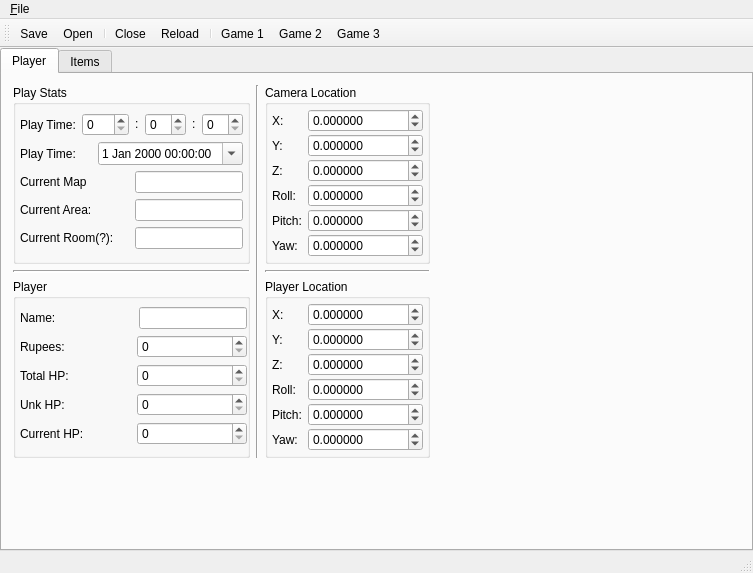
<?xml version="1.0" encoding="UTF-8"?>
<ui version="4.0">
 <class>MainWindow</class>
 <widget class="QMainWindow" name="MainWindow">
  <property name="geometry">
   <rect>
    <x>0</x>
    <y>0</y>
    <width>753</width>
    <height>573</height>
   </rect>
  </property>
  <property name="windowTitle">
   <string>WiiKing2 Editor</string>
  </property>
  <widget class="QWidget" name="centralWidget">
   <layout class="QHBoxLayout" name="horizontalLayout_6">
    <property name="spacing">
     <number>1</number>
    </property>
    <property name="margin">
     <number>0</number>
    </property>
    <item>
     <widget class="QTabWidget" name="tabWidget">
      <property name="currentIndex">
       <number>0</number>
      </property>
      <widget class="QWidget" name="tab">
       <attribute name="title">
        <string>Player</string>
       </attribute>
       <layout class="QVBoxLayout" name="verticalLayout_7">
        <item>
         <layout class="QHBoxLayout" name="horizontalLayout_3">
          <item>
           <layout class="QVBoxLayout" name="verticalLayout_5">
            <item>
             <widget class="QGroupBox" name="playInfoGroup">
              <property name="title">
               <string>Play Stats</string>
              </property>
              <layout class="QVBoxLayout" name="verticalLayout_4">
               <property name="spacing">
                <number>2</number>
               </property>
               <property name="margin">
                <number>4</number>
               </property>
               <item>
                <layout class="QHBoxLayout" name="playTimeLayout">
                 <item>
                  <widget class="QLabel" name="playTimeLabel">
                   <property name="text">
                    <string>Play Time:</string>
                   </property>
                  </widget>
                 </item>
                 <item>
                  <widget class="QSpinBox" name="playHoursSpinBox">
                   <property name="maximum">
                    <number>999</number>
                   </property>
                  </widget>
                 </item>
                 <item>
                  <widget class="QLabel" name="playSepLabel">
                   <property name="sizePolicy">
                    <sizepolicy hsizetype="Fixed" vsizetype="Fixed">
                     <horstretch>0</horstretch>
                     <verstretch>0</verstretch>
                    </sizepolicy>
                   </property>
                   <property name="maximumSize">
                    <size>
                     <width>4</width>
                     <height>16777215</height>
                    </size>
                   </property>
                   <property name="lineWidth">
                    <number>1</number>
                   </property>
                   <property name="text">
                    <string>:</string>
                   </property>
                  </widget>
                 </item>
                 <item>
                  <widget class="QSpinBox" name="playMinutesSpinBox">
                   <property name="maximum">
                    <number>60</number>
                   </property>
                  </widget>
                 </item>
                 <item>
                  <widget class="QLabel" name="label">
                   <property name="sizePolicy">
                    <sizepolicy hsizetype="Fixed" vsizetype="Fixed">
                     <horstretch>0</horstretch>
                     <verstretch>0</verstretch>
                    </sizepolicy>
                   </property>
                   <property name="maximumSize">
                    <size>
                     <width>4</width>
                     <height>16777215</height>
                    </size>
                   </property>
                   <property name="text">
                    <string>:</string>
                   </property>
                  </widget>
                 </item>
                 <item>
                  <widget class="QSpinBox" name="playSecondsSpinBox">
                   <property name="maximum">
                    <number>60</number>
                   </property>
                  </widget>
                 </item>
                </layout>
               </item>
               <item>
                <layout class="QHBoxLayout" name="saveTimeLayout">
                 <item>
                  <widget class="QLabel" name="saveTimeLabel">
                   <property name="text">
                    <string>Play Time:</string>
                   </property>
                  </widget>
                 </item>
                 <item>
                  <widget class="QDateTimeEdit" name="saveTimeEdit">
                   <property name="dateTime">
                    <datetime>
                     <hour>0</hour>
                     <minute>0</minute>
                     <second>0</second>
                     <year>2000</year>
                     <month>1</month>
                     <day>1</day>
                    </datetime>
                   </property>
                   <property name="minimumDate">
                    <date>
                     <year>2000</year>
                     <month>1</month>
                     <day>1</day>
                    </date>
                   </property>
                   <property name="calendarPopup">
                    <bool>true</bool>
                   </property>
                  </widget>
                 </item>
                </layout>
               </item>
               <item>
                <layout class="QHBoxLayout" name="curMapLayout">
                 <item>
                  <widget class="QLabel" name="curMapLabel">
                   <property name="text">
                    <string>Current Map</string>
                   </property>
                  </widget>
                 </item>
                 <item>
                  <widget class="QLineEdit" name="curMapLineEdit">
                   <property name="sizePolicy">
                    <sizepolicy hsizetype="Fixed" vsizetype="Fixed">
                     <horstretch>0</horstretch>
                     <verstretch>0</verstretch>
                    </sizepolicy>
                   </property>
                  </widget>
                 </item>
                </layout>
               </item>
               <item>
                <layout class="QHBoxLayout" name="curAreaLayout">
                 <item>
                  <widget class="QLabel" name="curAreaLabel">
                   <property name="text">
                    <string>Current Area:</string>
                   </property>
                  </widget>
                 </item>
                 <item>
                  <widget class="QLineEdit" name="curAreaLineEdit">
                   <property name="sizePolicy">
                    <sizepolicy hsizetype="Fixed" vsizetype="Fixed">
                     <horstretch>0</horstretch>
                     <verstretch>0</verstretch>
                    </sizepolicy>
                   </property>
                  </widget>
                 </item>
                </layout>
               </item>
               <item>
                <layout class="QHBoxLayout" name="curRoomLayout">
                 <item>
                  <widget class="QLabel" name="curRoomLabel">
                   <property name="text">
                    <string>Current Room(?):</string>
                   </property>
                  </widget>
                 </item>
                 <item>
                  <widget class="QLineEdit" name="curRoomLineEdit">
                   <property name="sizePolicy">
                    <sizepolicy hsizetype="Fixed" vsizetype="Fixed">
                     <horstretch>0</horstretch>
                     <verstretch>0</verstretch>
                    </sizepolicy>
                   </property>
                  </widget>
                 </item>
                </layout>
               </item>
              </layout>
              <zorder></zorder>
              <zorder></zorder>
             </widget>
            </item>
            <item>
             <widget class="Line" name="line_2">
              <property name="lineWidth">
               <number>2</number>
              </property>
              <property name="orientation">
               <enum>Qt::Horizontal</enum>
              </property>
             </widget>
            </item>
            <item>
             <widget class="QGroupBox" name="playerGroup">
              <property name="title">
               <string>Player</string>
              </property>
              <layout class="QVBoxLayout" name="verticalLayout_2">
               <property name="spacing">
                <number>2</number>
               </property>
               <property name="leftMargin">
                <number>4</number>
               </property>
               <property name="topMargin">
                <number>4</number>
               </property>
               <property name="rightMargin">
                <number>0</number>
               </property>
               <property name="bottomMargin">
                <number>4</number>
               </property>
               <item>
                <layout class="QHBoxLayout" name="nameLayout">
                 <item>
                  <widget class="QLabel" name="nameLabel">
                   <property name="text">
                    <string>Name:</string>
                   </property>
                  </widget>
                 </item>
                 <item>
                  <widget class="QLineEdit" name="nameLineEdit">
                   <property name="sizePolicy">
                    <sizepolicy hsizetype="Fixed" vsizetype="Fixed">
                     <horstretch>0</horstretch>
                     <verstretch>0</verstretch>
                    </sizepolicy>
                   </property>
                   <property name="text">
                    <string notr="true"/>
                   </property>
                   <property name="maxLength">
                    <number>8</number>
                   </property>
                   <property name="placeholderText">
                    <string notr="true"/>
                   </property>
                  </widget>
                 </item>
                </layout>
               </item>
               <item>
                <layout class="QHBoxLayout" name="rupeeLayout">
                 <item>
                  <widget class="QLabel" name="rupeeLabel">
                   <property name="text">
                    <string>Rupees:</string>
                   </property>
                  </widget>
                 </item>
                 <item>
                  <widget class="QSpinBox" name="rupeeSpinBox">
                   <property name="maximum">
                    <number>9999</number>
                   </property>
                  </widget>
                 </item>
                </layout>
               </item>
               <item>
                <layout class="QHBoxLayout" name="totalHPLayout">
                 <item>
                  <widget class="QLabel" name="totalHPLabel">
                   <property name="text">
                    <string>Total HP:</string>
                   </property>
                  </widget>
                 </item>
                 <item>
                  <widget class="QSpinBox" name="totalHPSpinBox">
                   <property name="maximum">
                    <number>80</number>
                   </property>
                  </widget>
                 </item>
                </layout>
               </item>
               <item>
                <layout class="QHBoxLayout" name="unkHPLayout">
                 <item>
                  <widget class="QLabel" name="unkHPLabel">
                   <property name="text">
                    <string>Unk HP:</string>
                   </property>
                  </widget>
                 </item>
                 <item>
                  <widget class="QSpinBox" name="unkHPSpinBox">
                   <property name="maximum">
                    <number>80</number>
                   </property>
                  </widget>
                 </item>
                </layout>
               </item>
               <item>
                <layout class="QHBoxLayout" name="curHPLayout">
                 <item>
                  <widget class="QLabel" name="curHPLabel">
                   <property name="text">
                    <string>Current HP:</string>
                   </property>
                  </widget>
                 </item>
                 <item>
                  <widget class="QSpinBox" name="curHPSpinBox">
                   <property name="singleStep">
                    <number>80</number>
                   </property>
                  </widget>
                 </item>
                </layout>
               </item>
              </layout>
             </widget>
            </item>
           </layout>
          </item>
          <item>
           <widget class="Line" name="line">
            <property name="orientation">
             <enum>Qt::Vertical</enum>
            </property>
           </widget>
          </item>
          <item>
           <layout class="QVBoxLayout" name="verticalLayout_6">
            <item>
             <widget class="QGroupBox" name="cameraGroupBox">
              <property name="title">
               <string>Camera Location</string>
              </property>
              <layout class="QVBoxLayout" name="verticalLayout_3">
               <property name="spacing">
                <number>2</number>
               </property>
               <property name="margin">
                <number>4</number>
               </property>
               <item>
                <layout class="QHBoxLayout" name="camXLayout">
                 <item>
                  <widget class="QLabel" name="camXLabel">
                   <property name="sizePolicy">
                    <sizepolicy hsizetype="Ignored" vsizetype="Preferred">
                     <horstretch>0</horstretch>
                     <verstretch>0</verstretch>
                    </sizepolicy>
                   </property>
                   <property name="text">
                    <string>X:</string>
                   </property>
                  </widget>
                 </item>
                 <item>
                  <widget class="QDoubleSpinBox" name="cameraXSpinBox">
                   <property name="decimals">
                    <number>6</number>
                   </property>
                   <property name="minimum">
                    <double>-1000000.000000000000000</double>
                   </property>
                   <property name="maximum">
                    <double>1000000.000000000000000</double>
                   </property>
                  </widget>
                 </item>
                </layout>
               </item>
               <item>
                <layout class="QHBoxLayout" name="camYLayout">
                 <item>
                  <widget class="QLabel" name="camYLabel">
                   <property name="text">
                    <string>Y:</string>
                   </property>
                  </widget>
                 </item>
                 <item>
                  <widget class="QDoubleSpinBox" name="cameraYSpinBox">
                   <property name="decimals">
                    <number>6</number>
                   </property>
                   <property name="minimum">
                    <double>-1000000.000000000000000</double>
                   </property>
                   <property name="maximum">
                    <double>1000000.000000000000000</double>
                   </property>
                  </widget>
                 </item>
                </layout>
               </item>
               <item>
                <layout class="QHBoxLayout" name="camZLayout">
                 <item>
                  <widget class="QLabel" name="camZLabel">
                   <property name="text">
                    <string>Z:</string>
                   </property>
                  </widget>
                 </item>
                 <item>
                  <widget class="QDoubleSpinBox" name="cameraZSpinBox">
                   <property name="decimals">
                    <number>6</number>
                   </property>
                   <property name="minimum">
                    <double>-1000000.000000000000000</double>
                   </property>
                   <property name="value">
                    <double>0.000000000000000</double>
                   </property>
                  </widget>
                 </item>
                </layout>
               </item>
               <item>
                <layout class="QHBoxLayout" name="camRollLayout">
                 <item>
                  <widget class="QLabel" name="camRollLabel">
                   <property name="text">
                    <string>Roll:</string>
                   </property>
                  </widget>
                 </item>
                 <item>
                  <widget class="QDoubleSpinBox" name="cameraRollSpinBox">
                   <property name="decimals">
                    <number>6</number>
                   </property>
                   <property name="minimum">
                    <double>-1000000.000000000000000</double>
                   </property>
                   <property name="maximum">
                    <double>1000000.000000000000000</double>
                   </property>
                  </widget>
                 </item>
                </layout>
               </item>
               <item>
                <layout class="QHBoxLayout" name="camPitchLayout">
                 <item>
                  <widget class="QLabel" name="camPitchLabel">
                   <property name="text">
                    <string>Pitch:</string>
                   </property>
                  </widget>
                 </item>
                 <item>
                  <widget class="QDoubleSpinBox" name="cameraPitchSpinBox">
                   <property name="decimals">
                    <number>6</number>
                   </property>
                   <property name="minimum">
                    <double>-1000000.000000000000000</double>
                   </property>
                   <property name="maximum">
                    <double>1000000.000000000000000</double>
                   </property>
                  </widget>
                 </item>
                </layout>
               </item>
               <item>
                <layout class="QHBoxLayout" name="camYawLayout">
                 <item>
                  <widget class="QLabel" name="camYawLabel">
                   <property name="text">
                    <string>Yaw:</string>
                   </property>
                  </widget>
                 </item>
                 <item>
                  <widget class="QDoubleSpinBox" name="cameraYawSpinBox">
                   <property name="decimals">
                    <number>6</number>
                   </property>
                   <property name="minimum">
                    <double>-1000000.000000000000000</double>
                   </property>
                   <property name="maximum">
                    <double>1000000.000000000000000</double>
                   </property>
                  </widget>
                 </item>
                </layout>
               </item>
              </layout>
             </widget>
            </item>
            <item>
             <widget class="Line" name="line_3">
              <property name="frameShadow">
               <enum>QFrame::Sunken</enum>
              </property>
              <property name="lineWidth">
               <number>2</number>
              </property>
              <property name="orientation">
               <enum>Qt::Horizontal</enum>
              </property>
             </widget>
            </item>
            <item>
             <widget class="QGroupBox" name="playerLocationGroupBox">
              <property name="title">
               <string>Player Location</string>
              </property>
              <layout class="QVBoxLayout" name="verticalLayout">
               <property name="spacing">
                <number>2</number>
               </property>
               <property name="margin">
                <number>4</number>
               </property>
               <item>
                <layout class="QHBoxLayout" name="playerXLayout">
                 <item>
                  <widget class="QLabel" name="playerXLabel">
                   <property name="sizePolicy">
                    <sizepolicy hsizetype="Ignored" vsizetype="Preferred">
                     <horstretch>0</horstretch>
                     <verstretch>0</verstretch>
                    </sizepolicy>
                   </property>
                   <property name="text">
                    <string>X:</string>
                   </property>
                  </widget>
                 </item>
                 <item>
                  <widget class="QDoubleSpinBox" name="playerXSpinBox">
                   <property name="decimals">
                    <number>6</number>
                   </property>
                   <property name="minimum">
                    <double>-1000000.000000000000000</double>
                   </property>
                   <property name="maximum">
                    <double>1000000.000000000000000</double>
                   </property>
                   <property name="singleStep">
                    <double>0.000001000000000</double>
                   </property>
                   <property name="value">
                    <double>0.000000000000000</double>
                   </property>
                  </widget>
                 </item>
                </layout>
               </item>
               <item>
                <layout class="QHBoxLayout" name="playerYLayout">
                 <item>
                  <widget class="QLabel" name="playerYLabel">
                   <property name="text">
                    <string>Y:</string>
                   </property>
                  </widget>
                 </item>
                 <item>
                  <widget class="QDoubleSpinBox" name="playerYSpinBox">
                   <property name="decimals">
                    <number>6</number>
                   </property>
                   <property name="minimum">
                    <double>-1000000.000000000000000</double>
                   </property>
                   <property name="maximum">
                    <double>1000000.000000000000000</double>
                   </property>
                  </widget>
                 </item>
                </layout>
               </item>
               <item>
                <layout class="QHBoxLayout" name="playerZLayout">
                 <item>
                  <widget class="QLabel" name="playerZLabel">
                   <property name="text">
                    <string>Z:</string>
                   </property>
                  </widget>
                 </item>
                 <item>
                  <widget class="QDoubleSpinBox" name="playerZSpinBox">
                   <property name="decimals">
                    <number>6</number>
                   </property>
                   <property name="minimum">
                    <double>-1000000.000000000000000</double>
                   </property>
                   <property name="maximum">
                    <double>1000000.000000000000000</double>
                   </property>
                  </widget>
                 </item>
                </layout>
               </item>
               <item>
                <layout class="QHBoxLayout" name="playerRollLayout">
                 <item>
                  <widget class="QLabel" name="playerRollLabel">
                   <property name="text">
                    <string>Roll:</string>
                   </property>
                  </widget>
                 </item>
                 <item>
                  <widget class="QDoubleSpinBox" name="playerRollSpinBox">
                   <property name="decimals">
                    <number>6</number>
                   </property>
                   <property name="minimum">
                    <double>-1000000.000000000000000</double>
                   </property>
                   <property name="maximum">
                    <double>1000000.000000000000000</double>
                   </property>
                   <property name="value">
                    <double>0.000000000000000</double>
                   </property>
                  </widget>
                 </item>
                </layout>
               </item>
               <item>
                <layout class="QHBoxLayout" name="playerPitchLayout">
                 <item>
                  <widget class="QLabel" name="playerPitchLabel">
                   <property name="text">
                    <string>Pitch:</string>
                   </property>
                  </widget>
                 </item>
                 <item>
                  <widget class="QDoubleSpinBox" name="playerPitchSpinBox">
                   <property name="decimals">
                    <number>6</number>
                   </property>
                   <property name="minimum">
                    <double>-1000000.000000000000000</double>
                   </property>
                   <property name="maximum">
                    <double>1000000.000000000000000</double>
                   </property>
                   <property name="value">
                    <double>0.000000000000000</double>
                   </property>
                  </widget>
                 </item>
                </layout>
               </item>
               <item>
                <layout class="QHBoxLayout" name="playerYawLayout">
                 <item>
                  <widget class="QLabel" name="playerYawLabel">
                   <property name="text">
                    <string>Yaw:</string>
                   </property>
                  </widget>
                 </item>
                 <item>
                  <widget class="QDoubleSpinBox" name="playerYawSpinBox">
                   <property name="decimals">
                    <number>6</number>
                   </property>
                   <property name="minimum">
                    <double>-1000000.000000000000000</double>
                   </property>
                   <property name="maximum">
                    <double>1000000.000000000000000</double>
                   </property>
                  </widget>
                 </item>
                </layout>
               </item>
              </layout>
             </widget>
            </item>
           </layout>
          </item>
          <item>
           <spacer name="horizontalSpacer">
            <property name="orientation">
             <enum>Qt::Horizontal</enum>
            </property>
            <property name="sizeHint" stdset="0">
             <size>
              <width>40</width>
              <height>20</height>
             </size>
            </property>
           </spacer>
          </item>
         </layout>
        </item>
        <item>
         <spacer name="verticalSpacer">
          <property name="orientation">
           <enum>Qt::Vertical</enum>
          </property>
          <property name="sizeHint" stdset="0">
           <size>
            <width>20</width>
            <height>106</height>
           </size>
          </property>
         </spacer>
        </item>
       </layout>
      </widget>
      <widget class="QWidget" name="tab_2">
       <attribute name="title">
        <string>Items</string>
       </attribute>
       <widget class="QCheckBox" name="trainingSwdChkBox">
        <property name="geometry">
         <rect>
          <x>10</x>
          <y>30</y>
          <width>131</width>
          <height>22</height>
         </rect>
        </property>
        <property name="text">
         <string>Training Sword</string>
        </property>
       </widget>
       <widget class="QCheckBox" name="bugNetChkBox">
        <property name="geometry">
         <rect>
          <x>10</x>
          <y>60</y>
          <width>97</width>
          <height>22</height>
         </rect>
        </property>
        <property name="text">
         <string>Bug Net</string>
        </property>
       </widget>
       <widget class="QCheckBox" name="grassHopperChkBox">
        <property name="geometry">
         <rect>
          <x>10</x>
          <y>90</y>
          <width>161</width>
          <height>22</height>
         </rect>
        </property>
        <property name="text">
         <string>Faron Grasshopper</string>
        </property>
       </widget>
       <widget class="QCheckBox" name="rhinoBeetleChkBox">
        <property name="geometry">
         <rect>
          <x>10</x>
          <y>120</y>
          <width>191</width>
          <height>22</height>
         </rect>
        </property>
        <property name="text">
         <string>Woodland Rhino Beetle</string>
        </property>
       </widget>
       <widget class="QCheckBox" name="mantisChkBox">
        <property name="geometry">
         <rect>
          <x>10</x>
          <y>150</y>
          <width>161</width>
          <height>22</height>
         </rect>
        </property>
        <property name="text">
         <string>Skyloft Mantis</string>
        </property>
       </widget>
       <widget class="QCheckBox" name="ladybugChkBox">
        <property name="geometry">
         <rect>
          <x>10</x>
          <y>180</y>
          <width>161</width>
          <height>22</height>
         </rect>
        </property>
        <property name="text">
         <string>Volcanic Ladybug</string>
        </property>
       </widget>
       <widget class="QCheckBox" name="butterflyChkBox">
        <property name="geometry">
         <rect>
          <x>10</x>
          <y>210</y>
          <width>161</width>
          <height>22</height>
         </rect>
        </property>
        <property name="text">
         <string>Blessed Butterfly</string>
        </property>
       </widget>
      </widget>
     </widget>
    </item>
   </layout>
  </widget>
  <widget class="QMenuBar" name="menuBar">
   <property name="geometry">
    <rect>
     <x>0</x>
     <y>0</y>
     <width>753</width>
     <height>21</height>
    </rect>
   </property>
   <widget class="QMenu" name="menu_File">
    <property name="title">
     <string>&amp;File</string>
    </property>
    <addaction name="actionOpen"/>
    <addaction name="separator"/>
    <addaction name="actionSave"/>
    <addaction name="actionSaveAs"/>
    <addaction name="separator"/>
    <addaction name="actionGame1"/>
    <addaction name="actionGame2"/>
    <addaction name="actionGame3"/>
    <addaction name="separator"/>
    <addaction name="actionClose"/>
    <addaction name="actionExit"/>
   </widget>
   <addaction name="menu_File"/>
  </widget>
  <widget class="QToolBar" name="mainToolBar">
   <attribute name="toolBarArea">
    <enum>TopToolBarArea</enum>
   </attribute>
   <attribute name="toolBarBreak">
    <bool>false</bool>
   </attribute>
   <addaction name="actionSave"/>
   <addaction name="actionOpen"/>
   <addaction name="separator"/>
   <addaction name="actionClose"/>
   <addaction name="actionReload"/>
   <addaction name="separator"/>
   <addaction name="actionGame1"/>
   <addaction name="actionGame2"/>
   <addaction name="actionGame3"/>
  </widget>
  <widget class="QStatusBar" name="statusBar"/>
  <action name="actionOpen">
   <property name="text">
    <string>&amp;Open</string>
   </property>
   <property name="toolTip">
    <string>Opens a save file...</string>
   </property>
  </action>
  <action name="actionGame1">
   <property name="checkable">
    <bool>true</bool>
   </property>
   <property name="checked">
    <bool>false</bool>
   </property>
   <property name="text">
    <string>Game &amp;1</string>
   </property>
  </action>
  <action name="actionGame2">
   <property name="checkable">
    <bool>true</bool>
   </property>
   <property name="text">
    <string>Game &amp;2</string>
   </property>
  </action>
  <action name="actionGame3">
   <property name="checkable">
    <bool>true</bool>
   </property>
   <property name="text">
    <string>Game &amp;3</string>
   </property>
  </action>
  <action name="actionExit">
   <property name="text">
    <string>&amp;Exit</string>
   </property>
  </action>
  <action name="actionSave">
   <property name="text">
    <string>&amp;Save</string>
   </property>
  </action>
  <action name="actionSaveAs">
   <property name="text">
    <string>Save &amp;As...</string>
   </property>
  </action>
  <action name="actionClose">
   <property name="text">
    <string>&amp;Close</string>
   </property>
  </action>
  <action name="actionReload">
   <property name="text">
    <string>Reload</string>
   </property>
  </action>
 </widget>
 <layoutdefault spacing="6" margin="11"/>
 <resources/>
 <connections/>
</ui>
